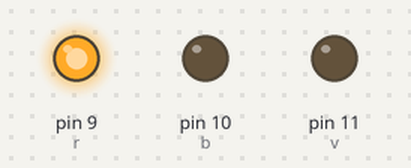
A sketch run on a simulated Arduino Uno, built with avr-gcc and run on an emulated ATmega328P. On the bench: output pins drawn as LEDs (lit = HIGH).

Above: at 0.1 s.
At 0.6 s:
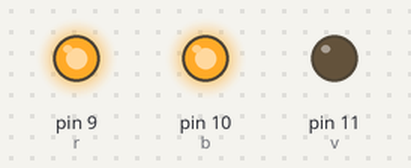
At 1.1 s:
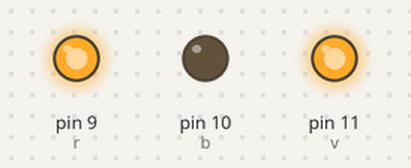
At 1.6 s:
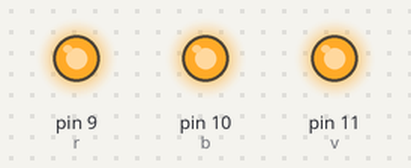
Timing chart, 0 to 3.1 s (numbered marks = the images above):
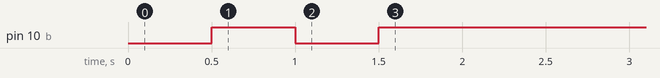

The sketch:

RGB_led.ino
```cpp
int r=9 ;
int b=10 ;
int v= 11 ;
void setup() {
  pinMode (r, OUTPUT) ;
  pinMode (b, OUTPUT) ;
  pinMode (v, OUTPUT) ;

  digitalWrite (r,1) ;
  delay (500);

  digitalWrite (r,1) ;
  digitalWrite (b,1) ;
  delay (500) ;

  digitalWrite (b,0) ;
  digitalWrite (v,1) ;
  delay (500) ;

  digitalWrite (r,1) ;
  digitalWrite (b,1) ;
  delay (500) ;

  // put your setup code here, to run once:

}

void loop() {
  // put your main code here, to run repeatedly:

}
```
